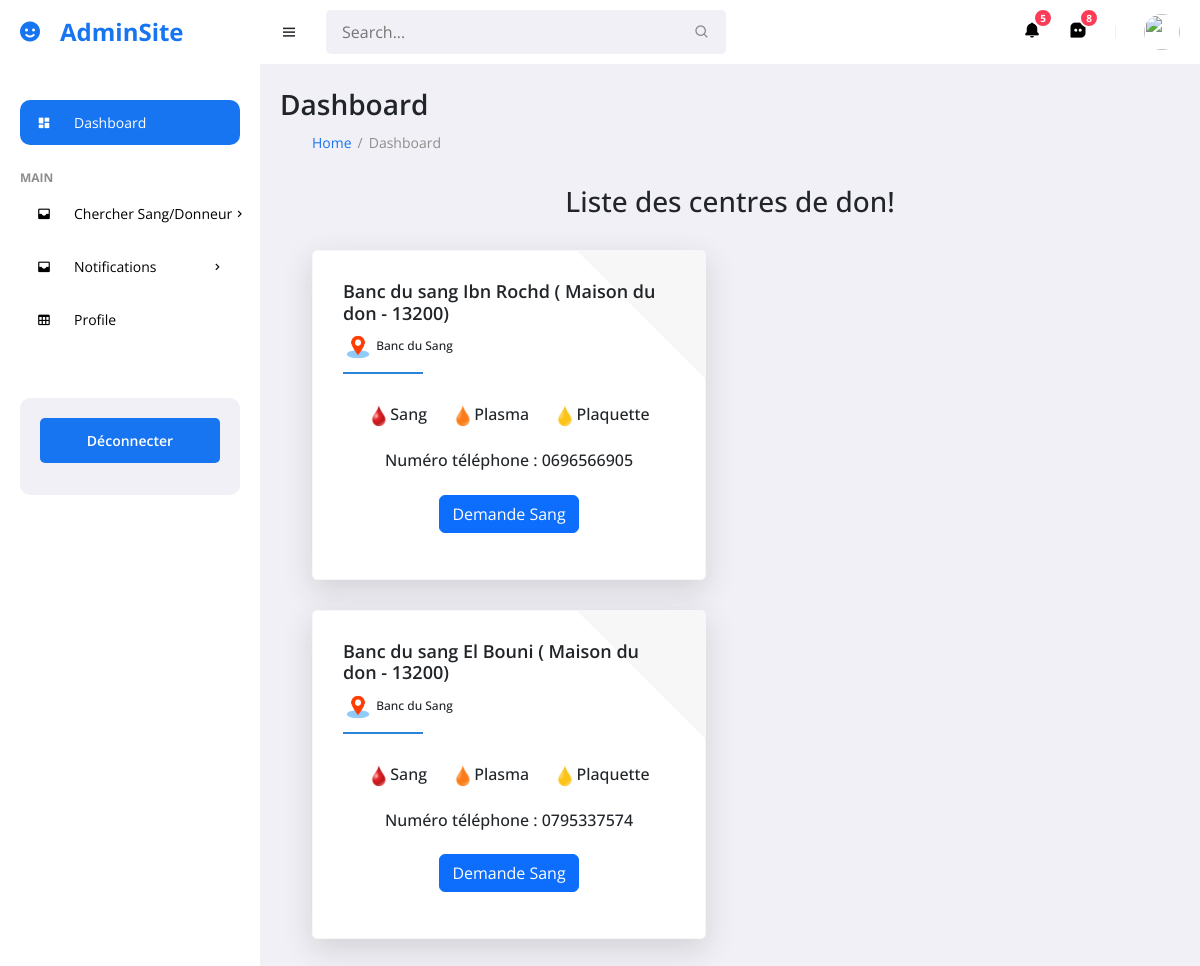
/public/chercher_banque_sang.php (signed in), run on the app's committed database.
### tables this page shows
CREATE TABLE `bnadms` (
  `vsidentite` int(11) NOT NULL,
  `nom_donneur_s` varchar(50) NOT NULL,
  `prenom_donneur_s` varchar(50) NOT NULL,
  `email_donneur_s` varchar(255) NOT NULL,
  `password_D` varchar(255) NOT NULL,
  `code_verif_pass_D` varchar(255) DEFAULT NULL,
  `pass_time_reset` varchar(50) DEFAULT NULL,
  `telephone_donneur_s` varchar(10) NOT NULL,
  `agesdonneur_s` varchar(20) NOT NULL,
  `groupage_donneur_s` varchar(2) NOT NULL,
  `dernier_donneur_s` varchar(50) DEFAULT NULL,
  `ville_donneur_s` varchar(50) NOT NULL,
  `sexe_donneur_s` varchar(20) NOT NULL,
  `blastek` enum('h_b_donneurs','hopitale_b_d','h_bancsang_d','h_bancsang_maalem_d') NOT NULL,
  `code_verif` varchar(255) NOT NULL,
  `checkk_me_bro` enum('xX','oO') NOT NULL DEFAULT 'xX',
  `valide_token_donneur` varchar(255) NOT NULL,
  `url_bnadms` varchar(100) NOT NULL,
  `latitude_b_s` varchar(50) NOT NULL,
  `longitude_b_s` varchar(50) NOT NULL,
  `type` varchar(50) NOT NULL,
  `address` varchar(50) NOT NULL,
  `date_inscr` varchar(50) NOT NULL
);

### public/chercher_banque_sang.php (the view, shortened to what this page needs)
<?php
require_once "../core/autoloading.php";
if(isset($_SESSION['y3adi']) && isset($_SESSION['valide_token_donneur']))
{
	$stmt_verif_session=$connection->prepare("SELECT `vsidentite`, `nom_donneur_s`, `email_donneur_s`, `telephone_donneur_s`, `ville_donneur_s`, `valide_token_donneur`, `blastek` From `bnadms` WHERE `email_donneur_s`= ? LIMIT 1 ");
    $stmt_verif_session->bind_param("s", $_SESSION["y3adi"]);
    $stmt_verif_session->execute();
    $result = $stmt_verif_session->get_result();
	$row=$result->fetch_assoc();
	$database_token=$row['valide_token_donneur'];
    $session_token=$_SESSION['valide_token_donneur'];
	if($database_token!==$session_token)
	{
		redirect('login.php');
	}else
	{
		if($row['blastek']==="hopitale_b_d")
		{
?>
<!DOCTYPE html>
<html lang="en">
<head>
	<link href='https://unpkg.com/boxicons@2.0.9/css/boxicons.min.css' rel='stylesheet'>
    <link rel="stylesheet" href="https://cdn.jsdelivr.net/npm/bootstrap@5.3.2/dist/css/bootstrap.min.css">
</head>
<body>
	<section id="sidebar">
		<a href="#" class="brand"><i class='bx bxs-smile icon'></i> AdminSite</a>
		<ul class="side-menu">
			<li><a href="#" class="active"><i class='bx bxs-dashboard icon' ></i> Dashboard</a></li>
			<li class="divider" data-text="main">Main</li>
			<li>
				<a href="#"><i class='bx bxs-inbox icon' ></i> Chercher Sang/Donneur <i class='bx bx-chevron-right icon-right' ></i></a>
			</li>
			<li>
				<a href="#"><i class='bx bxs-inbox icon' ></i> Notifications <i class='bx bx-chevron-right icon-right' ></i></a>
			</li>
			<li><a href="profile_b_s.php"><i class='bx bx-table icon' ></i> Profile</a></li>
		</ul>
		<div class="ads">
			<div class="wrapper">
				<a href="logout.php" class="btn-upgrade">Déconnecter</a>
			</div>
		</div>
	</section>
	<section id="content">
		<nav>
			<i class='bx bx-menu toggle-sidebar' ></i>
			<form action="#">
				<div class="form-group">
					<input type="text" placeholder="Search...">
					<i class='bx bx-search icon' ></i>
				</div>
			</form>
			<a href="#" class="nav-link">
				<i class='bx bxs-bell icon' ></i>
				<span class="badge">5</span>
			</a>
			<a href="#" class="nav-link">
				<i class='bx bxs-message-square-dots icon' ></i>
				<span class="badge">8</span>
			</a>
			<div class="profile">
				<img src="https://images.unsplash.com/photo-1517841905240-472988babdf9?ixid=MnwxMjA3fDB8MHxzZWFyY2h8NHx8cGVvcGxlfGVufDB8fDB8fA%3D%3D&ixlib=rb-1.2.1&auto=format&fit=crop&w=500&q=60" alt="">
			</div>
		</nav>
		<main>
			<h1 class="title">Dashboard</h1>
			<ul class="breadcrumbs">
				<li><a href="#">Home</a></li>
				<li class="divider">/</li>
				<li><a href="#" class="active">Dashboard</a></li>
			</ul>
			<div class="pt-3  rounded">
        <h3 class="text-center" id="titre">Liste des centres de don!</h3>
      </div>
      <section class="container mt-2">
               <main class="row">
                        <article class="col-sm">
                        <?php
						  $ville=$row['ville_donneur_s'];
                          $stmt=$connection->prepare("SELECT * FROM `bnadms` WHERE (`blastek`='h_bancsang_d' OR `blastek`='h_bancsang_maalem_d') AND `ville_donneur_s`=?");
                          $stmt->bind_param("s",$ville);
                          $stmt->execute();
                          $result1=$stmt->get_result();
                          if($result1->num_rows > 0)
                          {
                            while($data = $result1->fetch_assoc())
                            {
                               echo'
                               <div  class="row mt-60">
							   <form class="justify-content-center" action="demmande.php" method="post">
                               <div class=" margin-30px-bottom xs-margin-20px-bottom">
                                   <div class="service-block4 h-100">
                                       <div class="service-desc">
                                           <h4>'.$data['nom_donneur_s'].' ( Maison du don - 13200)</h4>
                                           <h5> <img src="images/position.png" alt="position" width="30px"/> <span></span> Banc du Sang</h5>
										   <article class="d-flex justify-content-evenly pt-3">
											   <div>
													<h6><img src="images/goutte_sang.png" alt="goutte_sang" width="22px"/>Sang<span></span></h6>
											   </div>
											   <div>
													<h6><img src="images/goutte_plasma.png" alt="goutte_plasma" width="22px"/>Plasma<span></span> </h6>
											   </div>
											   <div>
													<h6><img src="images/goutte_plaquette.png" alt="goutte_plaquette" width="22px"/>Plaquette<span></span> </h6>
											   </div>
											</article>
										   <div class="pt-3 text-center">
										   		<h6>Numéro téléphone : '.$data['telephone_donneur_s'].'</h6>
										   </div>
										   <div class="text-center p-3">
										   <button type="button" class="btn btn-primary" data-bs-toggle="modal" data-bs-target="#staticBackdrop' . $data['url_bnadms'] . '">
											 Demande Sang
										   </button>
										   <div class="modal fade" id="staticBackdrop'.$data['url_bnadms'].'" data-bs-backdrop="static" data-bs-keyboard="false" tabindex="-1" aria-labelledby="staticBackdropLabel" aria-hidden="true">
												   <input type="hidden" name="csrf_token" value="'.$_SESSION['ana_hwa'].'" name="bs" id="">
												   <input type="hidden" value="'.$data['url_bnadms'].'" name="bs" id="">
										   </div>
										</div>
                                       </div>
                                   </div>
                               </div>
							   </form>
                           </div>
                               ';
                            }
                          }
                  ?>
                        </article>
                     <article class="col-sm">
                            <div id="map"></div>
                     </article>
               </main>
      </section>
		</main>
	</section>
</body>
</html>
<?php
		}else if($row['blastek']==='h_bancsang_d')
		{
			redirect('banc.php');
		}else if($row['blastek']==="h_b_donneurs")
		{
			redirect('home.php');
		}else if($row['blastek']==="h_bancsang_maalem_d")
		{
			redirect('bancsang_mallem.php');
		}
	}
}else{
	redirect('login.php');
}
?>

### data on the page
bnadms: nom_donneur_s "Banc du sang Ibn Rochd", telephone_donneur_s "0696566905"
bnadms: nom_donneur_s "Banc du sang El Bouni", telephone_donneur_s "0795337574"
